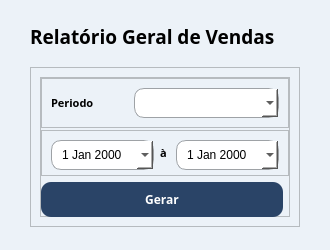
<?xml version="1.0" encoding="UTF-8"?>
<ui version="4.0">
 <class>RelatorioGeralVendas</class>
 <widget class="QWidget" name="RelatorioGeralVendas">
  <property name="geometry">
   <rect>
    <x>0</x>
    <y>0</y>
    <width>330</width>
    <height>250</height>
   </rect>
  </property>
  <property name="minimumSize">
   <size>
    <width>330</width>
    <height>250</height>
   </size>
  </property>
  <property name="maximumSize">
   <size>
    <width>330</width>
    <height>250</height>
   </size>
  </property>
  <property name="windowTitle">
   <string>Form</string>
  </property>
  <property name="styleSheet">
   <string notr="true">QWidget{
	background-color: rgb(236, 242, 248);
}
</string>
  </property>
  <layout class="QVBoxLayout" name="verticalLayout">
   <property name="spacing">
    <number>2</number>
   </property>
   <property name="leftMargin">
    <number>30</number>
   </property>
   <property name="rightMargin">
    <number>30</number>
   </property>
   <item>
    <widget class="QLabel" name="label_3">
     <property name="sizePolicy">
      <sizepolicy hsizetype="Expanding" vsizetype="Preferred">
       <horstretch>0</horstretch>
       <verstretch>0</verstretch>
      </sizepolicy>
     </property>
     <property name="maximumSize">
      <size>
       <width>300</width>
       <height>30</height>
      </size>
     </property>
     <property name="font">
      <font>
       <family>Raleway</family>
       <pointsize>14</pointsize>
       <weight>75</weight>
       <bold>true</bold>
      </font>
     </property>
     <property name="text">
      <string>Relatório Geral de Vendas</string>
     </property>
     <property name="alignment">
      <set>Qt::AlignLeading|Qt::AlignLeft|Qt::AlignTop</set>
     </property>
    </widget>
   </item>
   <item>
    <widget class="QFrame" name="frame_7">
     <property name="sizePolicy">
      <sizepolicy hsizetype="Preferred" vsizetype="Expanding">
       <horstretch>0</horstretch>
       <verstretch>0</verstretch>
      </sizepolicy>
     </property>
     <property name="minimumSize">
      <size>
       <width>0</width>
       <height>160</height>
      </size>
     </property>
     <property name="maximumSize">
      <size>
       <width>16777215</width>
       <height>160</height>
      </size>
     </property>
     <property name="styleSheet">
      <string notr="true">
QPushButton {
	border-radius: 10px;
	border: none;
	background-color: rgb(42, 68, 103);
	color: white;
}

QPushButton:hover{
	background-color: rgb(67, 110, 165);
}

QPushButton:pressed{
	background-color: rgb(51, 83, 126);
}</string>
     </property>
     <property name="frameShape">
      <enum>QFrame::StyledPanel</enum>
     </property>
     <property name="frameShadow">
      <enum>QFrame::Raised</enum>
     </property>
     <layout class="QHBoxLayout" name="horizontalLayout_3">
      <item>
       <widget class="QFrame" name="frame_9">
        <property name="minimumSize">
         <size>
          <width>0</width>
          <height>70</height>
         </size>
        </property>
        <property name="frameShape">
         <enum>QFrame::StyledPanel</enum>
        </property>
        <property name="frameShadow">
         <enum>QFrame::Raised</enum>
        </property>
        <layout class="QGridLayout" name="gridLayout_8">
         <property name="leftMargin">
          <number>0</number>
         </property>
         <property name="topMargin">
          <number>0</number>
         </property>
         <property name="rightMargin">
          <number>0</number>
         </property>
         <property name="bottomMargin">
          <number>0</number>
         </property>
         <item row="0" column="0" colspan="2">
          <widget class="QFrame" name="frame_3">
           <property name="minimumSize">
            <size>
             <width>0</width>
             <height>50</height>
            </size>
           </property>
           <property name="maximumSize">
            <size>
             <width>16777215</width>
             <height>50</height>
            </size>
           </property>
           <property name="frameShape">
            <enum>QFrame::StyledPanel</enum>
           </property>
           <property name="frameShadow">
            <enum>QFrame::Raised</enum>
           </property>
           <layout class="QHBoxLayout" name="horizontalLayout_4">
            <item>
             <widget class="QLabel" name="label_8">
              <property name="font">
               <font>
                <family>Raleway</family>
                <pointsize>8</pointsize>
                <weight>75</weight>
                <bold>true</bold>
               </font>
              </property>
              <property name="text">
               <string>Periodo</string>
              </property>
             </widget>
            </item>
            <item>
             <widget class="QComboBox" name="input_periodo">
              <property name="sizePolicy">
               <sizepolicy hsizetype="Preferred" vsizetype="Expanding">
                <horstretch>0</horstretch>
                <verstretch>0</verstretch>
               </sizepolicy>
              </property>
              <property name="maximumSize">
               <size>
                <width>16777215</width>
                <height>30</height>
               </size>
              </property>
              <property name="styleSheet">
               <string notr="true">QComboBox {
	background-color:white;
	border-radius: 10px;
	border: 1px solid rgb(158, 162, 166);
	padding-left: 20px;
}</string>
              </property>
              <property name="editable">
               <bool>false</bool>
              </property>
              <property name="maxVisibleItems">
               <number>50</number>
              </property>
              <item>
               <property name="text">
                <string/>
               </property>
              </item>
              <item>
               <property name="text">
                <string>Mês Atual</string>
               </property>
              </item>
              <item>
               <property name="text">
                <string>Mês Anterior</string>
               </property>
              </item>
              <item>
               <property name="text">
                <string>Selecionar Periodo</string>
               </property>
              </item>
             </widget>
            </item>
           </layout>
          </widget>
         </item>
         <item row="2" column="0" colspan="2">
          <widget class="QFrame" name="frame_periodo">
           <property name="sizePolicy">
            <sizepolicy hsizetype="Preferred" vsizetype="Expanding">
             <horstretch>0</horstretch>
             <verstretch>0</verstretch>
            </sizepolicy>
           </property>
           <property name="minimumSize">
            <size>
             <width>0</width>
             <height>0</height>
            </size>
           </property>
           <property name="maximumSize">
            <size>
             <width>16777215</width>
             <height>100</height>
            </size>
           </property>
           <property name="frameShape">
            <enum>QFrame::StyledPanel</enum>
           </property>
           <property name="frameShadow">
            <enum>QFrame::Raised</enum>
           </property>
           <layout class="QHBoxLayout" name="horizontalLayout_2">
            <item>
             <widget class="QDateEdit" name="input_data_ini">
              <property name="minimumSize">
               <size>
                <width>0</width>
                <height>30</height>
               </size>
              </property>
              <property name="maximumSize">
               <size>
                <width>16777215</width>
                <height>30</height>
               </size>
              </property>
              <property name="styleSheet">
               <string notr="true">QDateEdit {
	background-color:white;
	border-radius: 10px;
	border: 1px solid rgb(158, 162, 166);
	padding-left: 8px;
}</string>
              </property>
              <property name="calendarPopup">
               <bool>true</bool>
              </property>
             </widget>
            </item>
            <item>
             <widget class="QLabel" name="label_9">
              <property name="maximumSize">
               <size>
                <width>10</width>
                <height>16777215</height>
               </size>
              </property>
              <property name="font">
               <font>
                <family>Raleway</family>
                <pointsize>8</pointsize>
                <weight>75</weight>
                <bold>true</bold>
               </font>
              </property>
              <property name="text">
               <string>à</string>
              </property>
             </widget>
            </item>
            <item>
             <widget class="QDateEdit" name="input_data_fim">
              <property name="minimumSize">
               <size>
                <width>0</width>
                <height>30</height>
               </size>
              </property>
              <property name="maximumSize">
               <size>
                <width>16777215</width>
                <height>30</height>
               </size>
              </property>
              <property name="styleSheet">
               <string notr="true">QDateEdit {
	background-color:white;
	border-radius: 10px;
	border: 1px solid rgb(158, 162, 166);
	padding-left: 8px;
}</string>
              </property>
              <property name="calendarPopup">
               <bool>true</bool>
              </property>
             </widget>
            </item>
           </layout>
          </widget>
         </item>
         <item row="3" column="0">
          <widget class="QPushButton" name="btn_gerar">
           <property name="sizePolicy">
            <sizepolicy hsizetype="Expanding" vsizetype="Fixed">
             <horstretch>0</horstretch>
             <verstretch>0</verstretch>
            </sizepolicy>
           </property>
           <property name="minimumSize">
            <size>
             <width>0</width>
             <height>35</height>
            </size>
           </property>
           <property name="font">
            <font>
             <family>Raleway</family>
             <pointsize>9</pointsize>
             <weight>75</weight>
             <bold>true</bold>
            </font>
           </property>
           <property name="styleSheet">
            <string notr="true"/>
           </property>
           <property name="text">
            <string>Gerar</string>
           </property>
          </widget>
         </item>
        </layout>
       </widget>
      </item>
     </layout>
    </widget>
   </item>
  </layout>
 </widget>
 <resources/>
 <connections/>
</ui>
